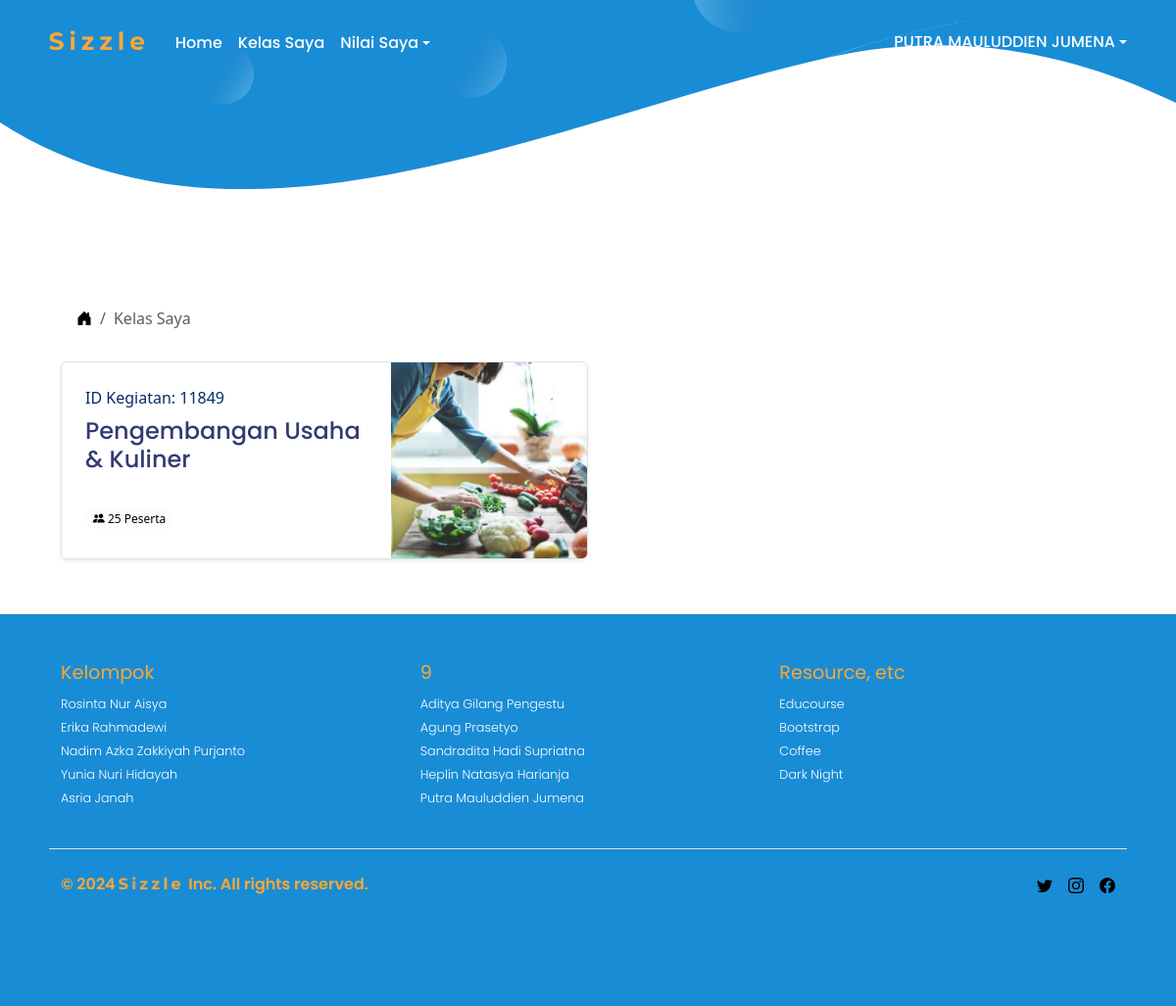
/kelas_saya.html (signed in), run on an earlier commit of the app's database.
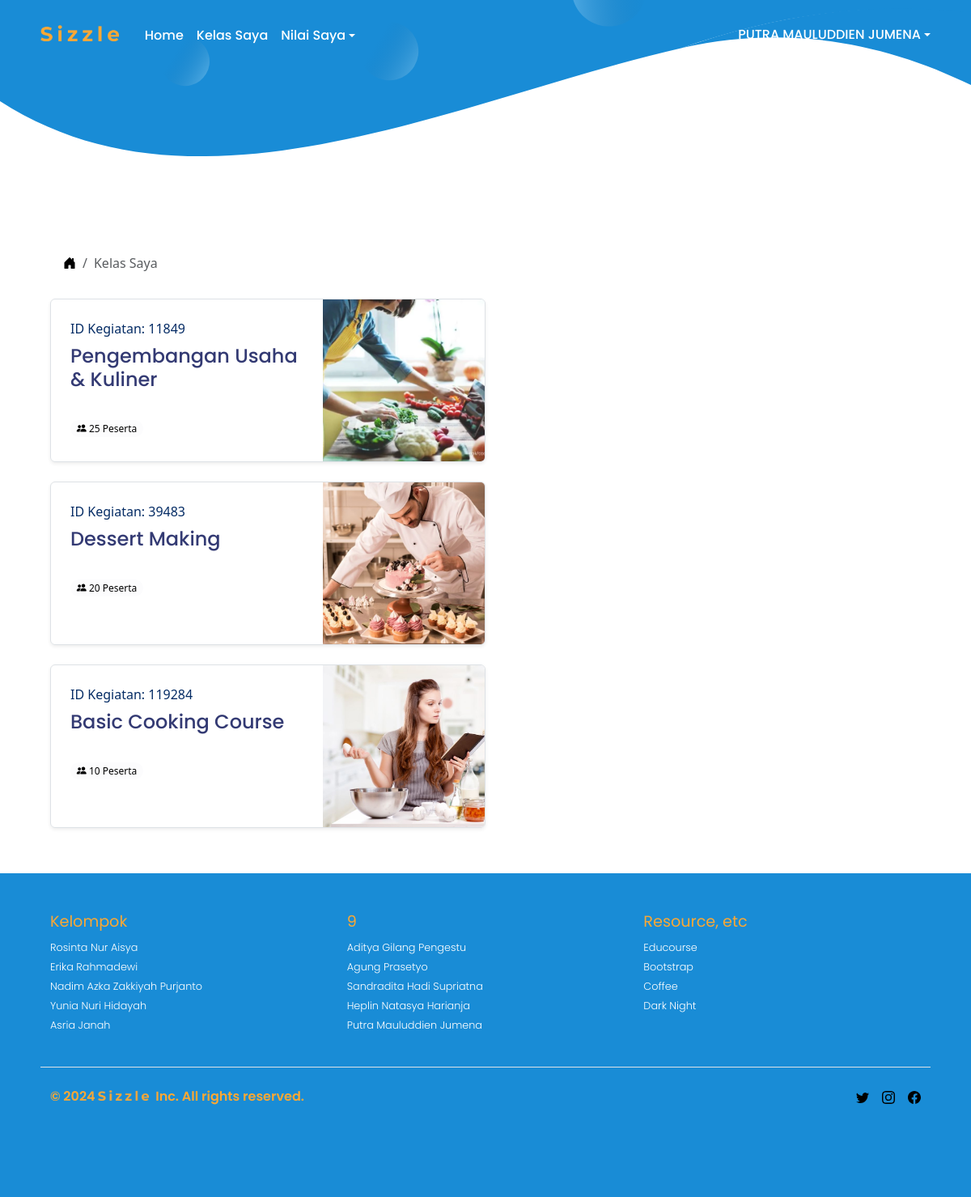
And on a later commit of the database.
### app/models.py (models this page shows, shortened)
class UserKursus(models.Model):
    user = models.ForeignKey(User, on_delete=models.CASCADE)
    kursus = models.ForeignKey(Kursus, on_delete=models.CASCADE)

class Kursus(models.Model):
    id_kursus = models.AutoField(primary_key=True)
    id_kegiatan = models.IntegerField(null=True, blank=True, unique=True)
    nama_kursus = models.CharField(max_length=50, unique=True)
    deskripsi_singkat = models.TextField(null=True, blank=True)
    chef = models.CharField(max_length=100)
    rating = models.DecimalField(max_digits=3, decimal_places=2, default=0.00)
    harga_kursus = models.IntegerField(default=0)
    gambar_kursus = models.ImageField(upload_to='images/kursus/', null=True, blank=True)
    deskripsi_kursus = models.TextField(null=True, blank=True)
    tingkat_kesulitan = models.CharField(max_length=50, null=True, blank=True)
    tanggal_mulai = models.DateField(null=True, blank=True)
    tanggal_selesai = models.DateField(null=True, blank=True)
    materi_kursus = models.TextField(null=True, blank=True)
    jumlah_peserta = models.IntegerField(default=0)
    syarat_pendaftaran = models.TextField(null=True, blank=True)
    kategori_kursus = models.ForeignKey('KategoriKursus', on_delete=models.CASCADE, related_name='kursuss', default=1)

### app/views.py (the view)
# urls.py: path('kelas_saya.html', views.kelas_saya, name='kelas_saya'),
@login_required
def kelas_saya(request):
    user = request.user
    user_kursus = UserKursus.objects.filter(user=user).select_related('kursus')
    context = {
        'user_kursus': user_kursus
    }
    return render(request, 'kelas_saya.html', context)

### templates/kelas_saya.html (shortened to what this page needs)
<!DOCTYPE html>
{% extends 'base_user.html' %}
{% load static %}
{% block body_block %}
<div class="container">
<nav aria-label="breadcrumb mt-5">
    <ol class="breadcrumb breadcrumb-chevron p-3 rounded-3">
        <li class="breadcrumb-item">
            <a class="link-body-emphasis" href="{% url 'index' %}">
                <i class="bi bi-house-door-fill"></i>
            </a>
        </li>
        <li class="breadcrumb-item active" aria-current="page">
            Kelas Saya
        </li>
    </ol>
</nav>
<div class="row mb-2 border-none">
    {% for uk in user_kursus %}
    <a href="{% url 'detail_kursus_lms' id_kursus=uk.kursus.id_kursus %}" class="text-decoration-none">
        <div class="col-6 mb-3">
            <div class="row g-0 border rounded overflow-hidden flex-md-row mb-4 shadow-sm h-md-250 position-relative">
                <div class="col p-4 flex-column">
                    <strong class="d-inline-block fw-normal mb-2 text-primary-emphasis">ID Kegiatan: {{ uk.kursus.id_kegiatan }}</strong>
                    <h4>{{ uk.kursus.nama_kursus }}</h4><br>
                    <span
                        class="card-text text-end badge bg-light-subtle text-body-emphasis fw-normal rounded-pill bi bi-people-fill">
                        {{ uk.kursus.jumlah_peserta }} Peserta
                    </span>
                </div>
                <div class="col-auto d-none d-lg-block">
                    <img src="{{ uk.kursus.gambar_kursus.url }}" alt="{{ uk.kursus.nama_kursus }}" class="img-fluid"
                        style="width: 200px; height: 200px; object-fit: cover;">
                </div>
            </div>
        </div>
    </a>
    {% endfor %}
</div>
</div>
{% endblock %}

### templates/base_user.html (shortened to what this page needs)
<!DOCTYPE html>
{% load static %}
<html lang="en">
<head>
    <link rel="stylesheet" href="https://cdn.jsdelivr.net/npm/bootstrap-icons@1.11.3/font/bootstrap-icons.min.css" />
    <link href="{% static 'css/bootstrap.min.css' %}" rel="stylesheet">
    <link href="{% static 'css/base.css' %}" rel="stylesheet">
    <link href="{% static 'css/custom.css' %}" rel="stylesheet">
</head>
<header class="mb-5 py-3 px-3">
    <nav class="navbar navbar-expand-lg">
        <div class="nav d-flex flex-wrap">
            <a href="{% url 'index' %}">
                <img src="{% static 'images/sizzle_text.png' %}" alt="Logo" class="me-4 mb-2" height="20">
            </a>
            <div class="collapse navbar-collapse" id="navbarsExample09">
                <ul class="navbar-nav me-auto mb-2 mb-lg-0">
                    <li class="nav-item">
                        <a class="nav-link" href="{% url 'index' %}">Home</a>
                    </li>
                    <li class="nav-item">
                        <a class="nav-link" href="{% url 'kelas_saya' %}">Kelas Saya</a>
                    </li>
                    <div class="dropdown-center">
                        <li class="nav-item dropdown">
                            <a class="nav-link d-flex align-items-center text-decoration-none dropdown-toggle"
                                href="{% url 'coming_soon' %}" data-bs-toggle="dropdown" aria-expanded="false">Nilai Saya</a>
                        </li>
                    </div>
                </ul>
                {% if user.is_authenticated %}
                <div class="dropdown-center mb-1">
                    <a href="#" class="d-flex align-items-center text-decoration-none dropdown-toggle"
                        data-bs-toggle="dropdown" aria-expanded="false">
                        {{ request.user.first_name|upper }} {{ request.user.last_name|upper }}
                    </a>
                </div>
                {% else %}
                <a href="{% url 'login' %}" class="btn">Masuk</a>
                <a href="{% url 'register' %}" class="btn">Daftar</a>
                {% endif %}
            </div>
        </div>
    </nav>
</header>
<main>
    <section class="head-banner">
        <img src="{% static 'images/head-banner.svg' %}" alt="">
    </section>
    <div class="content">
        {% block body_block %}{% endblock %}
    </div>
</main>
<br>
<div class="footer-container">
    <footer class="container py-5">
        <div class="row">
            <div class="col-4 col-md">
                <h5>Kelompok</h5>
                <ul class="list-unstyled text-small">
                    <li><a class="text-decoration-none" href="https://www.instagram.com/sya_isy/">Rosinta
                            Nur
                            Aisya</a></li>
                    <li><a class="text-decoration-none" href="https://www.instagram.com/erikaradw/">Erika
                            Rahmadewi</a></li>
                    <li><a class="text-decoration-none" href="https://www.instagram.com/nazkact/">Nadim
                            Azka
                            Zakkiyah Purjanto</a></li>
                    <li><a class="text-decoration-none" href="https://www.instagram.com/yunianuri_/">Yunia Nuri
                            Hidayah</a></li>
                    <li><a class="text-decoration-none" href="https://www.instagram.com/asria_janah/">Asria
                            Janah</a></li>
                </ul>
            </div>
            <div class="col-4 col-md">
                <h5>9</h5>
                <ul class="list-unstyled text-small">
                    <li><a class="text-decoration-none" href="https://www.instagram.com/_glng7/">Aditya
                            Gilang
                            Pengestu</a></li>
                    <li><a class="text-decoration-none" href="https://www.instagram.com/agungpraz31/">Agung
                            Prasetyo</a></li>
                    <li><a class="text-decoration-none" href="https://www.instagram.com/sandraahadid">Sandradita
                            Hadi Supriatna</a></li>
                    <li><a class="text-decoration-none" href="https://www.instagram.com/havyolo/">Heplin
                            Natasya
                            Harianja</a></li>
                    <li><a class="text-decoration-none" href="https://www.instagram.com/putramlddien/">Putra
                            Mauluddien Jumena</a></li>
                </ul>
            </div>
            <div class="col-4 col-md">
                <h5>Resource, etc</h5>
                <ul class="list-unstyled text-small">
                    <li><a class="text-decoration-none" href="https://educourse.id/">Educourse</a></li>
                    <li><a class="text-decoration-none" href="https://getbootstrap.com/">Bootstrap</a>
                    </li>
                    <li><a class="text-decoration-none" href="#">Coffee</a></li>
                    <li><a class="text-decoration-none" href="#">Dark Night</a></li>
                </ul>
            </div>
            <div class="d-flex flex-column flex-sm-row justify-content-between py-4 my-4 border-top">
                <p>&copy; 2024 <img src="{% static 'images/sizzle_text.png' %}" alt="Logo" class="me-1 mb-1"
                        height="13"> Inc. All
                    rights reserved.</p>
                <ul class="list-unstyled d-flex">
                    <li class="ms-3"><a class="link-body-emphasis" href="https://www.instagram.com/putramlddien/"></a></li>
                    <li class="ms-3"><a class="link-body-emphasis" href="https://www.instagram.com/putramlddien/"></a></li>
                    <li class="ms-3"><a class="link-body-emphasis" href="https://www.instagram.com/putramlddien/"></a></li>
                </ul>
            </div>
        </div>
    </footer>
</div>
</body>
</html>

### static/css/base.css (style rules this page uses)
:root { scroll-behavior: smooth; }
.container { max-width: 1100px; padding-top: 10em; }
.nav { max-width: 1100px; display: flex; justify-content: space-between; align-items: center; }
nav > div { width: 100%; padding-right: var(24px, 0.75rem); padding-left: var(24px, 0.75rem); margin-right: auto; margin-left: auto; }
nav > div > a { display: flex; justify-content: center; align-items: center; }
@media (min-width: 768px) { nav > div { max-width: 720px; } }
@media (min-width: 992px) { nav > div { max-width: 960px; } }
@media (min-width: 1200px) { nav > div { max-width: 1140px; } }
header { position: sticky; top: 0; z-index: 2; transition: background-color 0.3s ease; }
section.head-banner { width: 100%; position: absolute; top: 0; left: 0; right: 0; overflow: hidden; margin-top: -285px; z-index: -2; }
section.head-banner > img { width: 100%; height: 100%; position: relative; overflow: hidden; object-position: center; }
.nav-item > a { font-family: var(--Poppins); color: #ffffff; font-weight: 500; }
.navbar-nav .nav-link { border-bottom: 0.1rem solid transparent; }
.dropdown-center { display: flex; justify-content: center; }
.dropdown-center a { color: #ffffff; text-align: center; font-family: var(--Poppins); font-weight: 500; transition: background-color 0.2s ease, color 0.2s ease; }
.footer-container { background-color: #198cd6; font-family: var(--Poppins); color: #fba834; font-weight: 600; }
.list-unstyled.text-small a { color: #ffffff; font-family: var(--Poppins); font-weight: 300; font-size: 0.8em; }

### static/css/custom.css (style rules this page uses)
:root { --Poppins: 'Poppins', sans-serif; }
h4 { font-family: var(--Poppins); font-weight: 500; font-size: 1.5rem; color: #333A73; }
h5 { font-family: var(--Poppins); font-weight: 400; font-size: 1.2rem; color: #fba834; }
.position-relative { overflow: hidden; border-radius: 25px; }
.position-relative img { height: 100%; width: 100%; width: 330px; height: 250px; overflow: hidden; object-fit: cover; transition: scale 400ms; }
.navbar-nav .nav-link { position: relative; }

What changed in the data, as far as the page shows it:
added UserKursus: kursus.id_kegiatan "39483", kursus.nama_kursus "Dessert Making", kursus.jumlah_peserta "20", kursus.gambar_kursus (picture)
added UserKursus: kursus.id_kegiatan "119284", kursus.nama_kursus "Basic Cooking Course", kursus.jumlah_peserta "10", kursus.gambar_kursus (picture)
